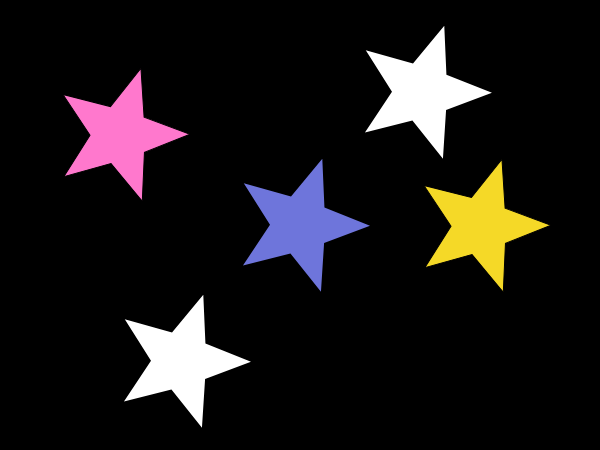
Frame 1 (no input)
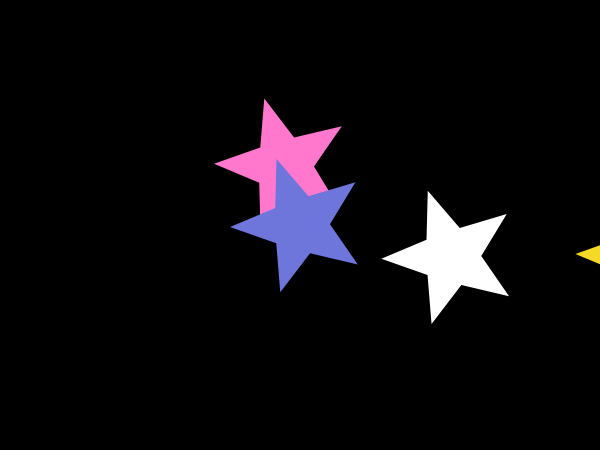
Frame 60 (no input)
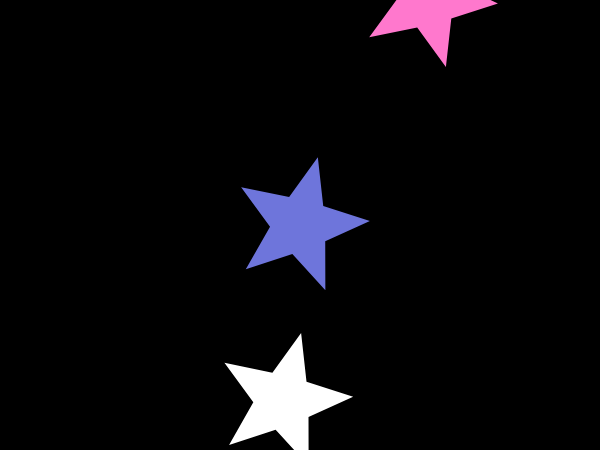
Frame 120 (the mouse pressed at the canvas centre since frame 60)

The p5.js sketch that drew these frames (run headless with seeded random() and noise() and a simulated clock; from frame 60 on, the mouse is pressed at the canvas centre):

// p5.js sketch
// ── sketch.js
let w = 0;
let h = 0; 

function windowResized() {
  resizeCanvas(windowWidth, windowHeight);
}

function setup() {
  createCanvas(600, 450);
  fullscreenButton = createButton("Full Screen");
  fullscreenButton.mousePressed(fullscreen);
  setInterval(function(){
    
   w = 0;
   h = 0;

  }, 3000); 
}
  
  function draw() {
   background(0); 
  fill(255, 120, 205);
  push();
  translate(width * 0.2, height * 0.3);
  rotate(frameCount / -100.0);
  star(w, h, 30, 70, 5);
  pop();
  
  w++;
  h++;
    
  fill (245, 217, 39);
  push();
  translate(width * 0.8, height * 0.5);
  rotate(frameCount / -100.0);
  star(w, h, 30, 70, 5);
  pop();
  
    w++;
    h++;
  
  fill(255);
  noStroke();
  push();
  translate(width * 0.7, height * 0.2);
  rotate(frameCount / 100.0);
  star(w, h, 30, 70, 5);
  pop();
  
  w--;
  h--;
    
  fill(255);
  noStroke();
  push();
  translate(width * 0.3, height * 0.8);
  rotate(frameCount / 100.0);
  star(w, h, 30, 70, 5);
  pop();
  
  w++;
  h++;
  
  fill(110, 117, 219);
  push();
  translate(width * 0.5, height * 0.5);
  rotate(frameCount / 100.0);
  star(0, 0, 30, 70, 5);
  pop();
}



function star(x, y, radius1, radius2, npoints) {
  let angle = TWO_PI / npoints;
  let halfAngle = angle / 2.0;
  beginShape();
  for (let a = 0; a < TWO_PI; a += angle) {
    let sx = x + cos(a) * radius2;
    let sy = y + sin(a) * radius2;
    vertex(sx, sy);
    sx = x + cos(a + halfAngle) * radius1;
    sy = y + sin(a + halfAngle) * radius1;
    vertex(sx, sy);
  }
  endShape(CLOSE);
}
